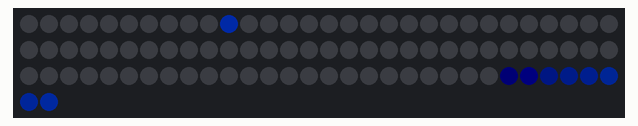
Recording of a sketch running on a simulated Arduino Uno, built with avr-gcc and run on an emulated ATmega328P. Shown: 92 RGB LEDs in strip order, left to right, continuing on the next row. Dim RGB values are drawn brighter than linear.

Above: at 0.16 s.
At 4.59 s:
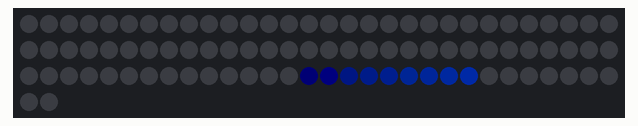
At 9.98 s:
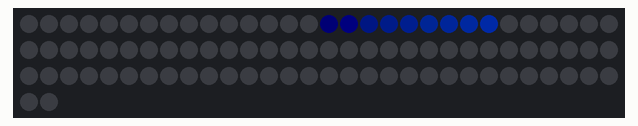
At 19.8 s:
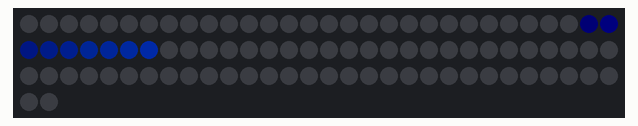
At 29.62 s:
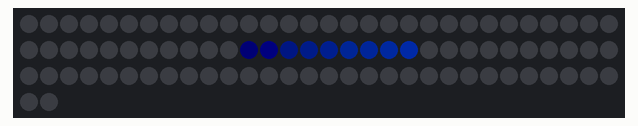
At 39.76 s:
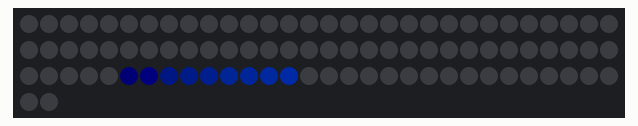

The sketch:

Big_robot_2.0.ino
```cpp
#define LED_COUNT 92        // число светодиодов в кольце/ленте //146
#define BOTTOM_INDEX 10     // светодиод начала отсчёта
#define LED_DT 2            // пин, куда подключен DIN ленты
#define max_bright 50       // максимальная яркость (0 - 255)
#define T_SPEED 25          // скорость движения (время между сменой положения)
#define NUM_LED 10          // количество светодиодов, которые будут гореть

int br = 255;     // яркость светодиодов в эффекте
int n;            // номер светодиода, который надо включить
int n1;           // номер светодиода, который надо выключить

#include <FastLED.h>
CRGB leds[LED_COUNT];

void setup() {
  FastLED.addLeds<WS2812, LED_DT, GRB>(leds, LED_COUNT);
  FastLED.setBrightness(max_bright);
  Serial.begin(9600);
}

void loop() {
  for (int k = BOTTOM_INDEX; k < LED_COUNT; k++) {
    br = 255;
    for (int i = 0; i < NUM_LED; i++) {
      if (k - i < 10) {
        n = LED_COUNT - abs((k - 10) - i);
      }
      else {
        n = k - i;
      }
      leds[n] = CHSV(150, 255, br);
      br = br - (255 / NUM_LED);
    }
    if (k - NUM_LED < 0) {
      n1 = LED_COUNT - abs((k - 10) - NUM_LED);
    }
    else {
      n1 = k - NUM_LED;
    }
    leds[n1] = CHSV(0, 0, 0);
    FastLED.show();
    delay(T_SPEED);
  }
}
```
